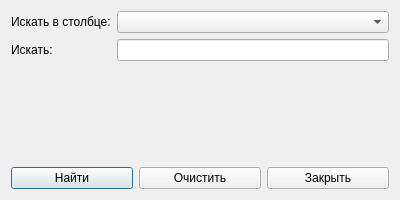
<?xml version="1.0" encoding="UTF-8"?>
<ui version="4.0">
 <class>SearchDialog</class>
 <widget class="QDialog" name="SearchDialog">
  <property name="geometry">
   <rect>
    <x>0</x>
    <y>0</y>
    <width>400</width>
    <height>200</height>
   </rect>
  </property>
  <property name="windowTitle">
   <string>Поиск</string>
  </property>
  <layout class="QVBoxLayout" name="verticalLayout">
   <item>
    <layout class="QFormLayout" name="formLayout">
     <item row="0" column="0">
      <widget class="QLabel" name="labelColumn">
       <property name="text">
        <string>Искать в столбце:</string>
       </property>
      </widget>
     </item>
     <item row="0" column="1">
      <widget class="QComboBox" name="comboColumn"/>
     </item>
     <item row="1" column="0">
      <widget class="QLabel" name="labelSearch">
       <property name="text">
        <string>Искать:</string>
       </property>
      </widget>
     </item>
     <item row="1" column="1">
      <widget class="QLineEdit" name="lineEditSearch"/>
     </item>
    </layout>
   </item>
   <item>
    <layout class="QHBoxLayout" name="horizontalLayout">
     <item>
      <widget class="QPushButton" name="btnSearch">
       <property name="text">
        <string>Найти</string>
       </property>
      </widget>
     </item>
     <item>
      <widget class="QPushButton" name="btnClear">
       <property name="text">
        <string>Очистить</string>
       </property>
      </widget>
     </item>
     <item>
      <widget class="QPushButton" name="btnClose">
       <property name="text">
        <string>Закрыть</string>
       </property>
      </widget>
     </item>
    </layout>
   </item>
  </layout>
 </widget>
 <resources/>
 <connections>
  <connection>
   <sender>btnClose</sender>
   <signal>clicked()</signal>
   <receiver>SearchDialog</receiver>
   <slot>close()</slot>
   <hints>
    <hint type="sourcelabel">
     <x>279</x>
     <y>149</y>
    </hint>
    <hint type="destinationlabel">
     <x>199</x>
     <y>99</y>
    </hint>
   </hints>
  </connection>
 </connections>
</ui>
